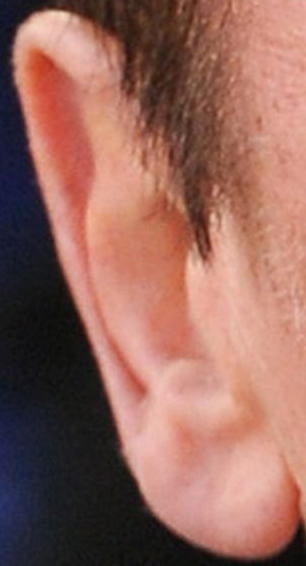
#> input picture feature_extractors/test_img.png, 306 x 566 px
$ jupyter execute hog.ipynb   (older library calls are emulated)
#> lines starting #> are read from the running program, lines starting #| are printed output that depends on the picture
This notebook is devoted to a template for HOG algorithm. After the template implementation, there is also one working example how to use the template. In this example, you can also change the used parameters.

For this template, you can specify three function. They have to follow some rules though:
  - get_directions_and_magnitudes takes an image and k_size, it is expected to count the directions and magnitues of gradients in the image. For each pixel, it is expect to count them using k_size as a neighborhood size and return these two as a tuple. The return value is completely up to you though, just keep in mind that the output shall be used as an input for directions_and_magnitudes_to_cells
  - directions_and_magnitudes_to_cells takes the result of get_directions_and_magnitudes and k_size as an input. It is expected to split the result into cells of k_size. The output of this function should be a tuple of two - cells of directions and magnitudes. Based on these, the final histogram shall be counted.
  - get_histogram takes a direction_cell, magnitude_cell, hist_bins and should count a histogram (or any other descriptor) for this cell. For the sake of histogram, it takes also hist_bins so it can be specified how big is the histogram suppopsed to be.

Specify your functions using codes passed to the class constructor

[cell 1]
from collections.abc import Callable
import numpy as np
import cv2

class HOG:

    def __init__(self,
                get_directions_and_magnitudes_code: int,
                directions_and_magnitudes_to_cells_code: int,
                get_histogram_code: int
                ):
        self._get_directions_and_magnitudes_code = get_directions_and_magnitudes_code
        self._directions_and_magnitudes_to_cells_code = directions_and_magnitudes_to_cells_code
        self._get_histogram_code = get_histogram_code

    def get_feature_vector(self, image: np.ndarray, cell_size: int=8, hist_bins: int=9, k_size: int=3) -> np.ndarray:

        # get directions and magnitues from the image using your provided fucntion
        processed_dir_and_mag = self._get_directions_and_magnitudes(image, k_size)
        # split the result of your processing to the cells, the expected output are different cells for directions and magnitudes
        direction_cells, magnitude_cells = self._directions_and_magnitudes_to_cells(processed_dir_and_mag, cell_size)

        hists = []
        for cell_i in range(len(direction_cells)):
            hists.append(self._get_histogram(direction_cells[cell_i], magnitude_cells[cell_i], hist_bins))

        return np.array(hists).flatten()


    def _get_directions_and_magnitudes(self, image, k_size):
        """ Based on the provided code, this method calls coresponding function """
        def get_directions_and_magnitudes():
            # Calculate the gradient in the x-direction
            sobel_x = cv2.Sobel(image, cv2.CV_64F, 1, 0, ksize=k_size)

            # Calculate the gradient in the y-direction
            sobel_y = cv2.Sobel(image, cv2.CV_64F, 0, 1, ksize=k_size)

            # Calculate the magnitude of the gradient
            magnitudes = np.sqrt(sobel_x ** 2 + sobel_y ** 2)

            # Calculate the direction of the gradient
            directions = np.arctan2(sobel_y, sobel_x)

            return directions, magnitudes

        if self._get_directions_and_magnitudes_code == 1:
            return get_directions_and_magnitudes()
        else:
            raise Exception("Wrong code provided for _get_directions_and_magnitudes_code")

    def _directions_and_magnitudes_to_cells(self, processed_dir_and_mag, cell_size):
        """ Based on the provided code, this method calls coresponding function """

        def directions_and_magnitudes_to_cells():
            directions, magnitudes = processed_dir_and_mag
            direction_cells = []
            magnitude_cells = []

            for i in range(0, directions.shape[0], cell_size):
                for j in range(0, directions.shape[1], cell_size):
                    direction_cells.append(directions[i:i + cell_size, j:j + cell_size])
                    magnitude_cells.append(magnitudes[i:i + cell_size, j:j + cell_size])

            return direction_cells, magnitude_cells

        if self._directions_and_magnitudes_to_cells_code == 1:
            return directions_and_magnitudes_to_cells()
        else:
            raise Exception("Wrong code provided for _directions_and_magnitudes_to_cells_code")

    def _get_histogram(self, directions, magnitudes, hist_bins):
        """ Based on the provided code, this method calls coresponding function """
        def get_histogram():
            hist = np.zeros(hist_bins)

            # get histogram based on directions and magnitudes
            for i in range(directions.shape[0]):
                for j in range(directions.shape[1]):
                    # get bin
                    bin = int(directions[i][j] / (2 * np.pi) * hist_bins)

                    # add magnitude to bin
                    hist[bin] += magnitudes[i][j]

            return hist

        if self._get_histogram_code == 1:
            return get_histogram()
        else:
            raise Exception("Wrong code provided for get_histogram_code")

[cell 2]
from PIL import Image

hog = HOG(1, 1, 1)
# load image and convert it to gray scale and a shape 128x128
img = Image.open("test_img.png").convert('L')
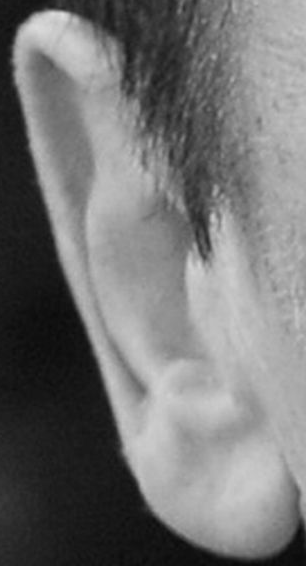
#> img: PIL image 306x566 L; min 9, max 222, mean 115.8
img = np.array(img)

hog.get_feature_vector(img)
#> in get_feature_vector, `direction_cells, magnitude_cells = self._directions_and_magnitudes_to_..`: direction_cells = 2769 items
